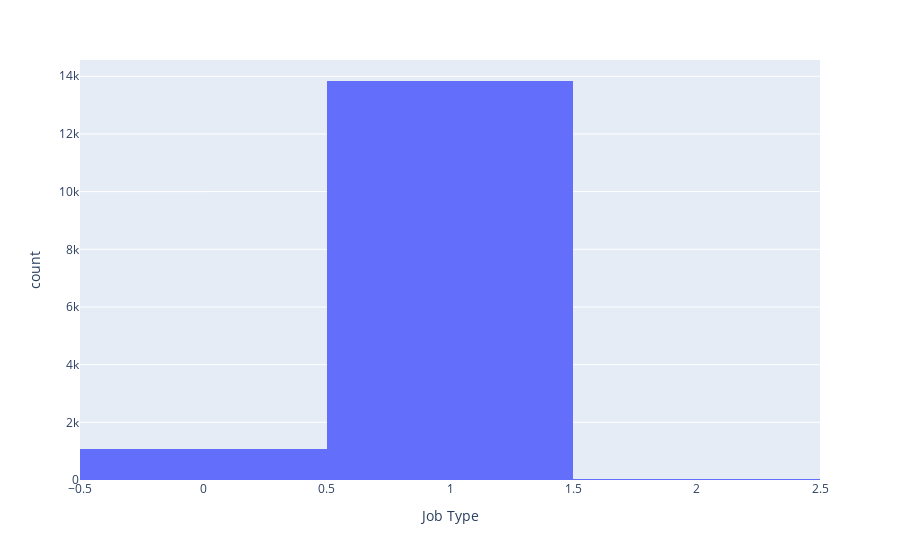

Notebook source saved alongside this figure:
### Code cell
import plotly.express as px
fig = px.histogram(ny_df, x='Job Type')
fig.show()

### Figure 1 — Plotly figure (JSON) as saved in the notebook; plotly's stock layout.template omitted (floating-point values rounded to 4 significant figures; data arrays with more than 128 entries replaced by an {"elided": "..."} marker saying what was removed)
{"data": [{"alignmentgroup": "True", "bingroup": "x", "hovertemplate": "Job Type=%{x}<br>count=%{y}<extra></extra>", "legendgroup": "", "marker": {"color": "#636efa", "pattern": {"shape": ""}}, "name": "", "offsetgroup": "", "orientation": "v", "showlegend": false, "type": "histogram", "x": {"elided": "14970 int values"}, "xaxis": "x", "yaxis": "y"}], "layout": {"barmode": "relative", "legend": {"tracegroupgap": 0}, "margin": {"t": 60}, "xaxis": {"anchor": "y", "domain": [0, 1], "title": {"text": "Job Type"}}, "yaxis": {"anchor": "x", "domain": [0, 1], "title": {"text": "count"}}}}
